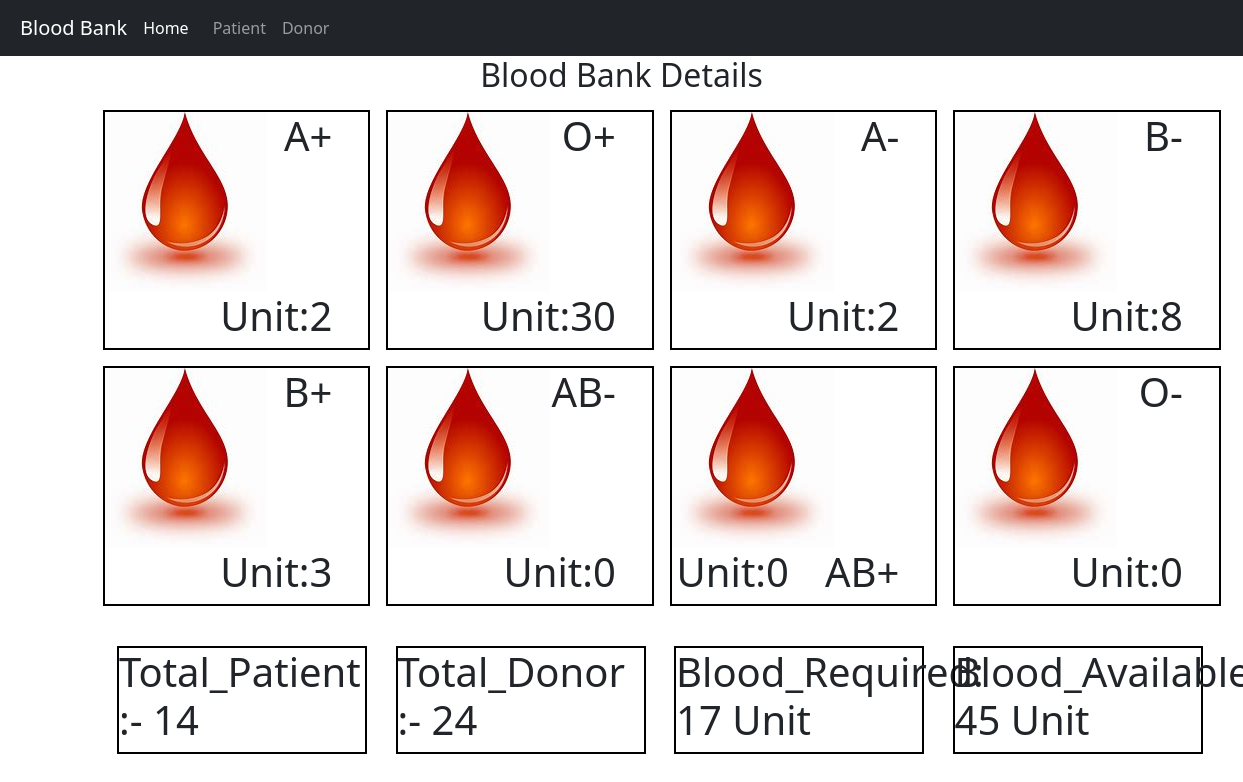
/partials/admin.php (signed in), run on the app's committed database.
### tables this page shows
CREATE TABLE `catogeries` (
  `blood_group` varchar(4) NOT NULL,
  `blood_unit` int(2) NOT NULL,
  `time` datetime NOT NULL
);

### partials/admin.php (the view, shortened to what this page needs)
<!doctype html>
<html lang="en">
  <head>
    <link href="https://cdn.jsdelivr.net/npm/bootstrap@5.1.3/dist/css/bootstrap.min.css" rel="stylesheet">
  </head>
  <body>
    <div class="bg">
      <?php
       include 'connection.php';
       ?>
    <nav class="navbar navbar-expand-lg navbar-dark bg-dark">
  <div class="container-fluid">
    <a class="navbar-brand mx-2" href="/tryProject/index.php">Blood Bank</a>
    <div class="collapse navbar-collapse" id="navbarSupportedContent">
      <ul class="navbar-nav me-auto mb-2 mb-lg-0">
        <li class="nav-item">
          <a class="nav-link active me-2" aria-current="page" href="/tryProject/partials/admin.php">Home</a>
        </li>
        <li class="nav-item">
          <a class="nav-link" href="admin_patient.php">Patient</a>
        </li>
        <li class="nav-item">
          <a class="nav-link" href="admin_donor.php">Donor</a>
        </li>
    </ul>
      </div>
    </div>
</nav>
<h2 class="text-center">Blood Bank Details</h2>
<div class="yo">
<?php
     $sql= "SELECT * FROM `catogeries` ";
     $result=mysqli_query($conn, $sql);
     while($row=mysqli_fetch_assoc($result)){
         $bgroup=$row['blood_group'];
         $sql1="SELECT SUM(changing_unit) AS count FROM donor WHERE `donor_bloodgroup`='$bgroup'";
         $result1=mysqli_query($conn, $sql1);
         $row1=mysqli_fetch_assoc($result1);
         $bunit=$row1['count'];
         echo'<div class="box9">
         <div class="con">
         <img src="/tryProject/img/bloodDrop.jpg"  alt="...">
         <h1 class="conj">'.$bgroup.'</h1>
         <h1 class="conj">Unit:' .$bunit. '</h1>
         </div>
         </div>';
        }
        ?>
</div>
<div class="last">
        <?php
        $sql="Select * from `patient`";
        $result=mysqli_query($conn, $sql);
        $sno=0;
        while($row=mysqli_fetch_assoc($result)){
        $sno=$sno+1;
        }
        echo
        '<div class="box10">
          <h1 style="font-weight: 320;" >Total_Patient :-
          '.$sno.'</h1>
        </div>';
        $sql1="Select * from `donor`";
        $result1=mysqli_query($conn, $sql1);
        $sno1=0;
        while($row=mysqli_fetch_assoc($result1)){
          $sno1=$sno1+1;}
          echo'
        <div class="box10">
        <h1 style="font-weight: 320;"> Total_Donor :- '.$sno1.'</h1>
        </div>';
                 $sql2="SELECT SUM(changing_unit) AS count FROM donor";
                 $result2=mysqli_query($conn, $sql2);
                 $row2=mysqli_fetch_assoc($result2);
                 $dunit=$row2['count'];
                 $sql3="SELECT SUM(patient_unit) AS count FROM patient WHERE p_status='Pending'";
                 $result3=mysqli_query($conn, $sql3);
                 $row3=mysqli_fetch_assoc($result3);
                 $punit=$row3['count'];
                 echo '
                         <div class="box10">
                            <h1 style="font-weight: 320;">Blood_Required: '.$punit.' Unit</h1>
                       </div>
                    <div class="box10">
                        <h1 style="font-weight: 320;">Blood_Available:  '.$dunit.' Unit</h1>
                </div>';
        ?>
</div>
    </div>
  </body>
</html>

### partials/admin.php (style rules this page uses)
.box10 { border: 2px solid black; margin: 12px; display: inline-block; width: 22%; box-sizing: border-box; }
.last { padding-left: 105px; padding-bottom: 20px; }
.conj { float: right; padding-right: 36px; }
.yo { padding-left: 95px; padding-bottom: 20px; }
.box9 { border: 2px solid black; margin: 8px; display: inline-block; width: 23.3%; box-sizing: border-box; }

### data on the page
catogeries: blood_group "A+", bunit "2"
catogeries: blood_group "O+", bunit "30"
catogeries: blood_group "A-", bunit "2"
catogeries: blood_group "B-", bunit "8"
catogeries: blood_group "B+", bunit "3"
catogeries: blood_group "AB-", bunit "0"
catogeries: blood_group "AB+", bunit "0"
catogeries: blood_group "O-", bunit "0"

### other printed values
$sno "14"
$sno1 "24"
$punit "17"
$dunit "45"
